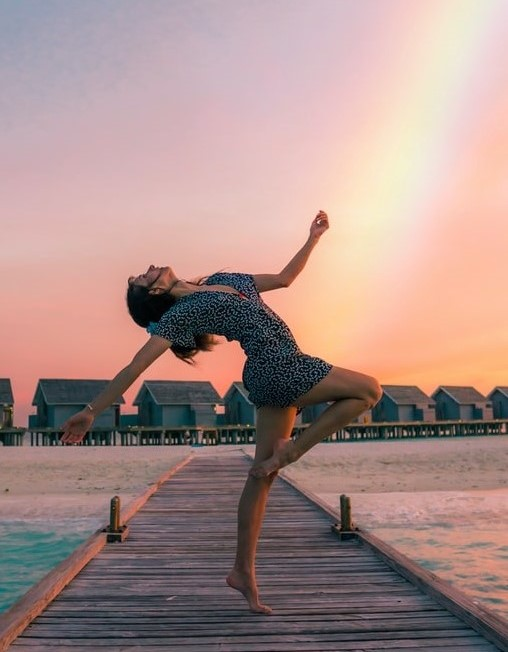
#> input picture Resources/image.jpg, 508 x 652 px
$ python 'chapter#6.py'
#> lines starting #> are read from the running program, lines starting #| are printed output that depends on the picture
import cv2
import numpy as np
img = cv2.imread("Resources/image.jpg")
#> img is the input picture: shape (652, 508, 3); mean B, G, R 137.5, 142.1, 169

#GreyScale Images
imgGrey = cv2.cvtColor(img, cv2.COLOR_BGR2GRAY)
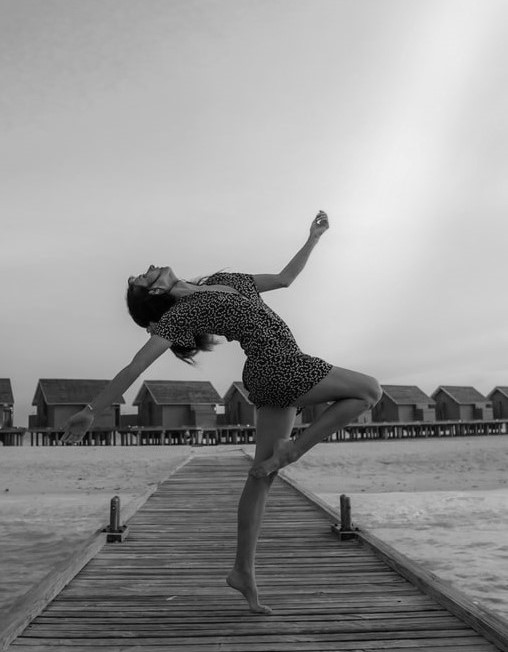
#> imgGrey: shape (652, 508); min 0, max 240, mean 149.6


#Joining Images

#horizontally
imgCollage = np.hstack((img,img))
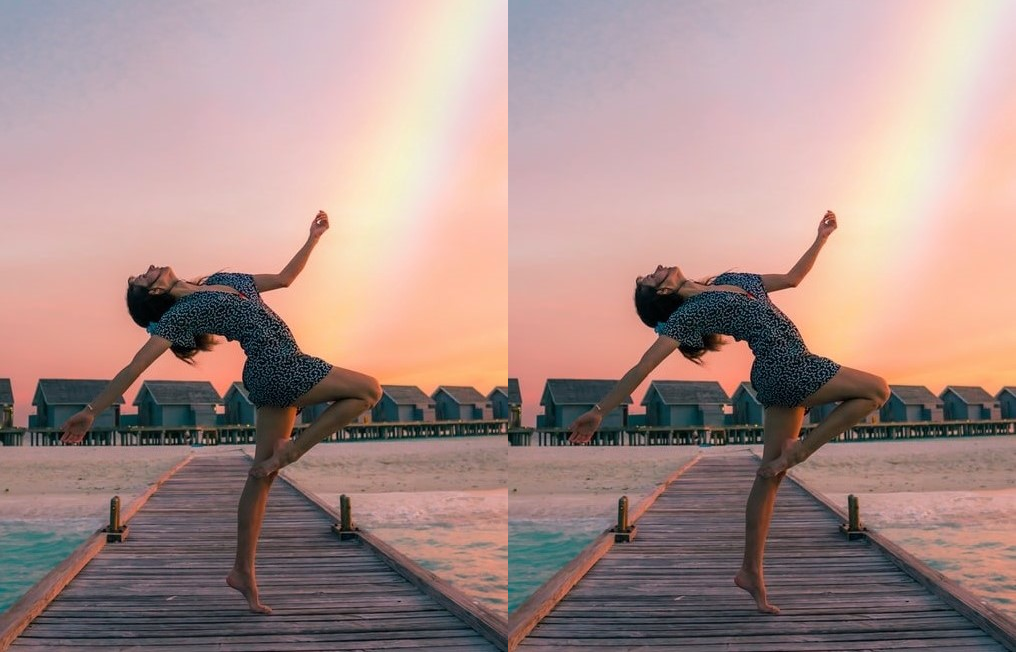
#> imgCollage: shape (652, 1016, 3); mean B, G, R 137.5, 142.1, 169
cv2.imshow("Horizontal", imgCollage)
cv2.waitKey(0)

#vertically
imgCollage = np.vstack((img,img))
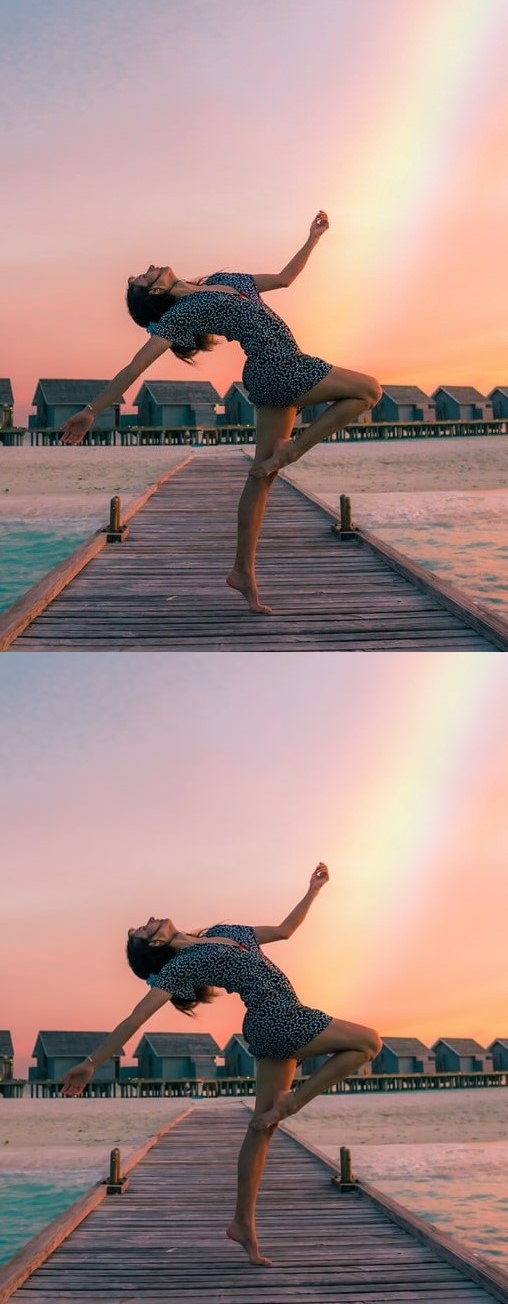
#> imgCollage: shape (1304, 508, 3); mean B, G, R 137.5, 142.1, 169
cv2.imshow("Vertical", imgCollage)
cv2.waitKey(0)

#But the size of images cant be adjust from this and image will go out of the screen
#it is also necessary that images have same channel rgb or greyscale

#so using this function


def stackImages(scale, imgArray):
#> called with scale = 0.5
    rows = len(imgArray)
    cols = len(imgArray[0])
    rowsAvailable = isinstance(imgArray[0], list)
    width = imgArray[0][0].shape[1]
    height = imgArray[0][0].shape[0]

    if rowsAvailable:

        for x in range(0, rows):
            for y in range(0, cols):

                if imgArray[x][y].shape[:2] == imgArray[0][0].shape[:2]:
                    imgArray[x][y] = cv2.resize(imgArray[x][y], (0, 0), None, scale, scale)
                else:
                    imgArray[x][y] = cv2.resize(imgArray[x][y], (imgArray[0][0].shape[1], imgArray[0][0].shape[0]),
                                                None, scale, scale)

                if len(imgArray[x][y].shape) == 2:
                    imgArray[x][y] = cv2.cvtColor(imgArray[x][y], cv2.COLOR_GRAY2BGR)

        imageBlank = np.zeros((height, width, 3), np.uint8)
        hor = [imageBlank] * rows
        hor_con = [imageBlank] * rows
        for x in range(0, rows):
            hor[x] = np.hstack(imgArray[x])
        ver = np.vstack(hor)
    else:
        for x in range(0, rows):
            if imgArray[x].shape[:2] == imgArray[0].shape[:2]:
                imgArray[x] = cv2.resize(imgArray[x], (0, 0), None, scale, scale)
            else:
                imgArray[x] = cv2.resize(imgArray[x], (imgArray[0].shape[1], imgArray[0].shape[0]), None, scale, scale)

            if len(imgArray[x].shape) == 2:
                imgArray[x] = cv2.cvtColor(imgArray[x], cv2.COLOR_GRAY2BGR)

        hor = np.hstack(imgArray)
        ver = hor

    return ver

imgStack = stackImages(0.5, ([img, imgGrey, img], [img, img, img]))
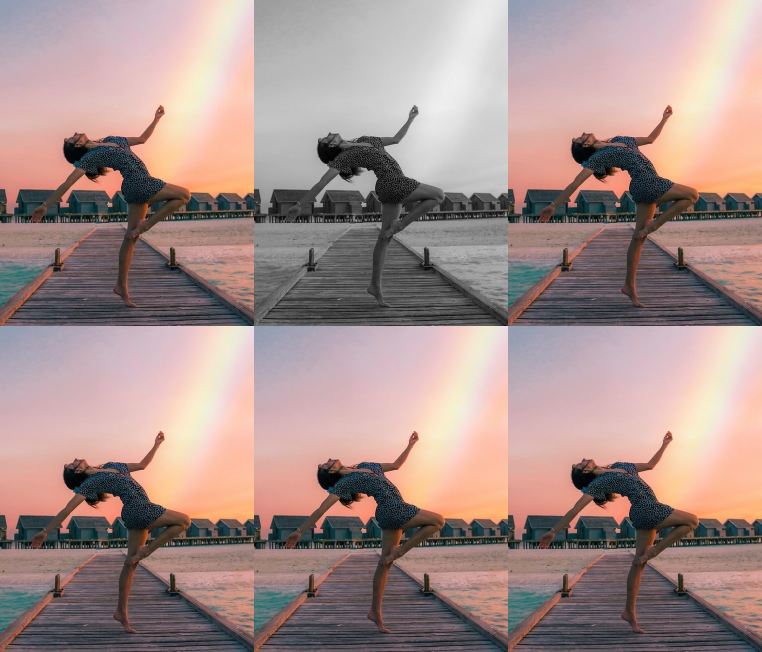
#> imgStack: shape (652, 762, 3); mean B, G, R 139.6, 143.5, 165.9

cv2.imshow("ImageStack", imgStack)
cv2.waitKey(0)
